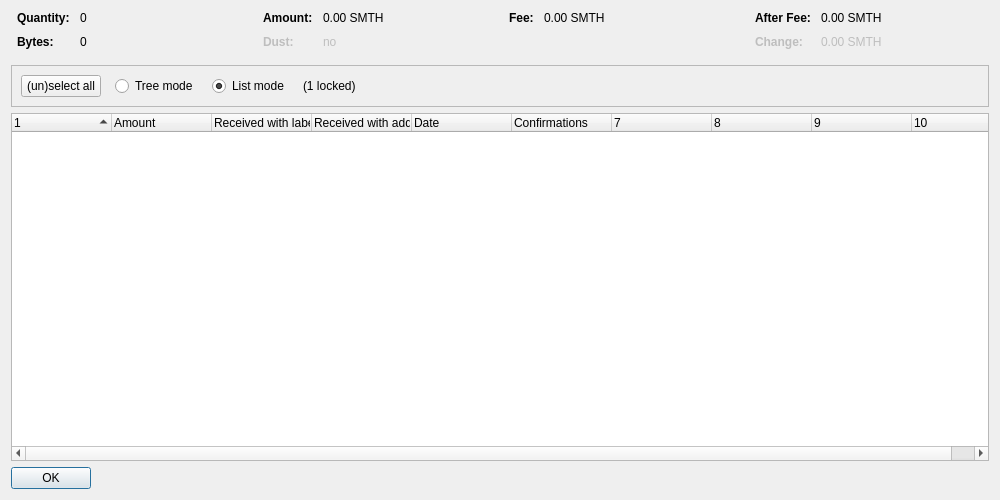
<?xml version="1.0" encoding="UTF-8"?>
<ui version="4.0">
 <class>CoinControlDialog</class>
 <widget class="QDialog" name="CoinControlDialog">
  <property name="geometry">
   <rect>
    <x>0</x>
    <y>0</y>
    <width>1000</width>
    <height>500</height>
   </rect>
  </property>
  <property name="windowTitle">
   <string>Coin Selection</string>
  </property>
  <layout class="QVBoxLayout" name="verticalLayout">
   <item>
    <layout class="QHBoxLayout" name="horizontalLayoutTop" stretch="0,0,0,0">
     <property name="topMargin">
      <number>0</number>
     </property>
     <property name="bottomMargin">
      <number>10</number>
     </property>
     <item>
      <layout class="QFormLayout" name="formLayoutCoinControl1">
       <property name="horizontalSpacing">
        <number>10</number>
       </property>
       <property name="verticalSpacing">
        <number>10</number>
       </property>
       <property name="leftMargin">
        <number>6</number>
       </property>
       <property name="rightMargin">
        <number>6</number>
       </property>
       <item row="0" column="0">
        <widget class="QLabel" name="labelCoinControlQuantityText">
         <property name="font">
          <font>
           <weight>75</weight>
           <bold>true</bold>
          </font>
         </property>
         <property name="text">
          <string>Quantity:</string>
         </property>
        </widget>
       </item>
       <item row="0" column="1">
        <widget class="QLabel" name="labelCoinControlQuantity">
         <property name="cursor">
          <cursorShape>IBeamCursor</cursorShape>
         </property>
         <property name="contextMenuPolicy">
          <enum>Qt::ActionsContextMenu</enum>
         </property>
         <property name="text">
          <string notr="true">0</string>
         </property>
         <property name="textInteractionFlags">
          <set>Qt::LinksAccessibleByMouse|Qt::TextSelectableByKeyboard|Qt::TextSelectableByMouse</set>
         </property>
        </widget>
       </item>
       <item row="1" column="0">
        <widget class="QLabel" name="labelCoinControlBytesText">
         <property name="font">
          <font>
           <weight>75</weight>
           <bold>true</bold>
          </font>
         </property>
         <property name="text">
          <string>Bytes:</string>
         </property>
        </widget>
       </item>
       <item row="1" column="1">
        <widget class="QLabel" name="labelCoinControlBytes">
         <property name="cursor">
          <cursorShape>IBeamCursor</cursorShape>
         </property>
         <property name="contextMenuPolicy">
          <enum>Qt::ActionsContextMenu</enum>
         </property>
         <property name="text">
          <string notr="true">0</string>
         </property>
         <property name="textInteractionFlags">
          <set>Qt::LinksAccessibleByMouse|Qt::TextSelectableByKeyboard|Qt::TextSelectableByMouse</set>
         </property>
        </widget>
       </item>
      </layout>
     </item>
     <item>
      <layout class="QFormLayout" name="formLayoutCoinControl2">
       <property name="horizontalSpacing">
        <number>10</number>
       </property>
       <property name="verticalSpacing">
        <number>10</number>
       </property>
       <property name="leftMargin">
        <number>6</number>
       </property>
       <property name="rightMargin">
        <number>6</number>
       </property>
       <item row="0" column="0">
        <widget class="QLabel" name="labelCoinControlAmountText">
         <property name="font">
          <font>
           <weight>75</weight>
           <bold>true</bold>
          </font>
         </property>
         <property name="text">
          <string>Amount:</string>
         </property>
        </widget>
       </item>
       <item row="0" column="1">
        <widget class="QLabel" name="labelCoinControlAmount">
         <property name="cursor">
          <cursorShape>IBeamCursor</cursorShape>
         </property>
         <property name="contextMenuPolicy">
          <enum>Qt::ActionsContextMenu</enum>
         </property>
         <property name="text">
          <string notr="true">0.00 SMTH</string>
         </property>
         <property name="textInteractionFlags">
          <set>Qt::LinksAccessibleByMouse|Qt::TextSelectableByKeyboard|Qt::TextSelectableByMouse</set>
         </property>
        </widget>
       </item>
       <item row="1" column="0">
        <widget class="QLabel" name="labelCoinControlLowOutputText">
         <property name="enabled">
          <bool>false</bool>
         </property>
         <property name="font">
          <font>
           <weight>75</weight>
           <bold>true</bold>
          </font>
         </property>
         <property name="text">
          <string>Dust:</string>
         </property>
        </widget>
       </item>
       <item row="1" column="1">
        <widget class="QLabel" name="labelCoinControlLowOutput">
         <property name="enabled">
          <bool>false</bool>
         </property>
         <property name="cursor">
          <cursorShape>IBeamCursor</cursorShape>
         </property>
         <property name="contextMenuPolicy">
          <enum>Qt::ActionsContextMenu</enum>
         </property>
         <property name="text">
          <string notr="true">no</string>
         </property>
         <property name="textInteractionFlags">
          <set>Qt::LinksAccessibleByMouse|Qt::TextSelectableByKeyboard|Qt::TextSelectableByMouse</set>
         </property>
        </widget>
       </item>
      </layout>
     </item>
     <item>
      <layout class="QFormLayout" name="formLayoutCoinControl3">
       <property name="horizontalSpacing">
        <number>10</number>
       </property>
       <property name="verticalSpacing">
        <number>10</number>
       </property>
       <property name="leftMargin">
        <number>6</number>
       </property>
       <property name="rightMargin">
        <number>6</number>
       </property>
       <item row="0" column="0">
        <widget class="QLabel" name="labelCoinControlFeeText">
         <property name="font">
          <font>
           <weight>75</weight>
           <bold>true</bold>
          </font>
         </property>
         <property name="text">
          <string>Fee:</string>
         </property>
        </widget>
       </item>
       <item row="0" column="1">
        <widget class="QLabel" name="labelCoinControlFee">
         <property name="cursor">
          <cursorShape>IBeamCursor</cursorShape>
         </property>
         <property name="contextMenuPolicy">
          <enum>Qt::ActionsContextMenu</enum>
         </property>
         <property name="text">
          <string notr="true">0.00 SMTH</string>
         </property>
         <property name="textInteractionFlags">
          <set>Qt::LinksAccessibleByMouse|Qt::TextSelectableByKeyboard|Qt::TextSelectableByMouse</set>
         </property>
        </widget>
       </item>
      </layout>
     </item>
     <item>
      <layout class="QFormLayout" name="formLayoutCoinControl4">
       <property name="horizontalSpacing">
        <number>10</number>
       </property>
       <property name="verticalSpacing">
        <number>10</number>
       </property>
       <property name="leftMargin">
        <number>6</number>
       </property>
       <property name="rightMargin">
        <number>6</number>
       </property>
       <item row="0" column="0">
        <widget class="QLabel" name="labelCoinControlAfterFeeText">
         <property name="font">
          <font>
           <weight>75</weight>
           <bold>true</bold>
          </font>
         </property>
         <property name="text">
          <string>After Fee:</string>
         </property>
        </widget>
       </item>
       <item row="0" column="1">
        <widget class="QLabel" name="labelCoinControlAfterFee">
         <property name="cursor">
          <cursorShape>IBeamCursor</cursorShape>
         </property>
         <property name="contextMenuPolicy">
          <enum>Qt::ActionsContextMenu</enum>
         </property>
         <property name="text">
          <string notr="true">0.00 SMTH</string>
         </property>
         <property name="textInteractionFlags">
          <set>Qt::LinksAccessibleByMouse|Qt::TextSelectableByKeyboard|Qt::TextSelectableByMouse</set>
         </property>
        </widget>
       </item>
       <item row="1" column="0">
        <widget class="QLabel" name="labelCoinControlChangeText">
         <property name="enabled">
          <bool>false</bool>
         </property>
         <property name="font">
          <font>
           <weight>75</weight>
           <bold>true</bold>
          </font>
         </property>
         <property name="text">
          <string>Change:</string>
         </property>
        </widget>
       </item>
       <item row="1" column="1">
        <widget class="QLabel" name="labelCoinControlChange">
         <property name="enabled">
          <bool>false</bool>
         </property>
         <property name="cursor">
          <cursorShape>IBeamCursor</cursorShape>
         </property>
         <property name="contextMenuPolicy">
          <enum>Qt::ActionsContextMenu</enum>
         </property>
         <property name="text">
          <string notr="true">0.00 SMTH</string>
         </property>
         <property name="textInteractionFlags">
          <set>Qt::LinksAccessibleByMouse|Qt::TextSelectableByKeyboard|Qt::TextSelectableByMouse</set>
         </property>
        </widget>
       </item>
      </layout>
     </item>
    </layout>
   </item>
   <item>
    <widget class="QFrame" name="frame">
     <property name="minimumSize">
      <size>
       <width>0</width>
       <height>40</height>
      </size>
     </property>
     <property name="frameShape">
      <enum>QFrame::StyledPanel</enum>
     </property>
     <property name="frameShadow">
      <enum>QFrame::Sunken</enum>
     </property>
     <layout class="QHBoxLayout" name="horizontalLayout">
      <item>
       <layout class="QHBoxLayout" name="horizontalLayoutPanel" stretch="0,0,0,0,0">
        <property name="spacing">
         <number>14</number>
        </property>
        <item>
         <widget class="QPushButton" name="pushButtonSelectAll">
          <property name="sizePolicy">
           <sizepolicy hsizetype="Maximum" vsizetype="Fixed">
            <horstretch>0</horstretch>
            <verstretch>0</verstretch>
           </sizepolicy>
          </property>
          <property name="text">
           <string>(un)select all</string>
          </property>
          <property name="autoDefault">
           <bool>false</bool>
          </property>
         </widget>
        </item>
        <item>
         <widget class="QRadioButton" name="radioTreeMode">
          <property name="sizePolicy">
           <sizepolicy hsizetype="Maximum" vsizetype="Fixed">
            <horstretch>0</horstretch>
            <verstretch>0</verstretch>
           </sizepolicy>
          </property>
          <property name="text">
           <string>Tree mode</string>
          </property>
         </widget>
        </item>
        <item>
         <widget class="QRadioButton" name="radioListMode">
          <property name="sizePolicy">
           <sizepolicy hsizetype="Maximum" vsizetype="Fixed">
            <horstretch>0</horstretch>
            <verstretch>0</verstretch>
           </sizepolicy>
          </property>
          <property name="text">
           <string>List mode</string>
          </property>
          <property name="checked">
           <bool>true</bool>
          </property>
         </widget>
        </item>
        <item>
         <widget class="QLabel" name="labelLocked">
          <property name="text">
           <string notr="true">(1 locked)</string>
          </property>
         </widget>
        </item>
        <item>
         <spacer name="horizontalSpacer">
          <property name="orientation">
           <enum>Qt::Horizontal</enum>
          </property>
          <property name="sizeHint" stdset="0">
           <size>
            <width>40</width>
            <height>20</height>
           </size>
          </property>
         </spacer>
        </item>
       </layout>
      </item>
     </layout>
    </widget>
   </item>
   <item>
    <widget class="CoinControlTreeWidget" name="treeWidget">
     <property name="contextMenuPolicy">
      <enum>Qt::CustomContextMenu</enum>
     </property>
     <property name="sortingEnabled">
      <bool>false</bool>
     </property>
     <property name="columnCount">
      <number>10</number>
     </property>
     <attribute name="headerShowSortIndicator" stdset="0">
      <bool>true</bool>
     </attribute>
     <attribute name="headerStretchLastSection">
      <bool>false</bool>
     </attribute>
     <column>
      <property name="text">
       <string/>
      </property>
     </column>
     <column>
      <property name="text">
       <string>Amount</string>
      </property>
     </column>
     <column>
      <property name="text">
       <string>Received with label</string>
      </property>
     </column>
     <column>
      <property name="text">
       <string>Received with address</string>
      </property>
     </column>
     <column>
      <property name="text">
       <string>Date</string>
      </property>
     </column>
     <column>
      <property name="text">
       <string>Confirmations</string>
      </property>
      <property name="toolTip">
       <string>Confirmed</string>
      </property>
     </column>
     <column>
      <property name="text">
       <string/>
      </property>
     </column>
     <column>
      <property name="text">
       <string/>
      </property>
     </column>
     <column>
      <property name="text">
       <string/>
      </property>
     </column>
     <column>
      <property name="text">
       <string/>
      </property>
     </column>
    </widget>
   </item>
   <item>
    <widget class="QDialogButtonBox" name="buttonBox">
     <property name="sizePolicy">
      <sizepolicy hsizetype="Maximum" vsizetype="Fixed">
       <horstretch>0</horstretch>
       <verstretch>0</verstretch>
      </sizepolicy>
     </property>
     <property name="orientation">
      <enum>Qt::Horizontal</enum>
     </property>
     <property name="standardButtons">
      <set>QDialogButtonBox::Ok</set>
     </property>
    </widget>
   </item>
  </layout>
 </widget>
 <customwidgets>
  <customwidget>
   <class>CoinControlTreeWidget</class>
   <extends>QTreeWidget</extends>
   <header>coincontroltreewidget.h</header>
  </customwidget>
 </customwidgets>
 <resources/>
 <connections/>
</ui>
